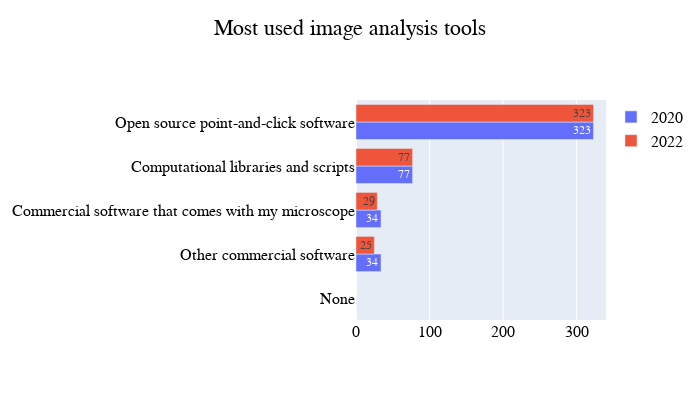

Source (notebook cell):
### Code cell
#using the following instead of teh value counts since the legends couldn't be shortened 
most_used_2021['Commercial software that comes with my microscope'] = most_used_2021['most_used_tools'].apply(lambda x:True if x == 'Commercial software that comes with my microscope (ie Columbus, Elements, Softworx, etc)' else False)
most_used_2021['Other commercial software'] = most_used_2021['most_used_tools'].apply(lambda x: True if x == 'Other commercial software (Imaris, Volocity, etc)' else False)
most_used_2021['Open source point-and-click software'] = most_used_2021['most_used_tools'].apply(lambda x: True if x == 'Open source point-and-click software (ImageJ, FIJI, Icy, CellProfiler, etc)'else False)
most_used_2021['Computational libraries and scripts'] = most_used_2021['most_used_tools'].apply(lambda x:True if x == 'Computational libraries and scripts (scikit-image, MATLAB, etc)' else False)
most_used_2021['None'] = most_used_2021['most_used_tools'].apply(lambda x:True if x == 'None' else False)
most_used_2021_subset = most_used_2021.iloc[:, 1:6]
most_used_2021_subset

#creating a subset
most_used_2021_df = pd.DataFrame(most_used_2021_subset.sum())
most_used_2021_df = most_used_2021_df.reset_index()
most_used_2021_df = most_used_2021_df.rename(columns={'index':'tools', 0 :'counts'})
most_used_2021_df

#comparing with 2022
most_used_21_22 = go.Figure()

most_used_21_22.add_trace(go.Bar(name='2020', x= most_used_2021_df['counts'], y=most_used_2021_df['tools'], orientation='h', text=most_used_2021_df['counts']))
most_used_21_22.add_trace(go.Bar(name='2022', x=most_2022_df['counts'], y=most_2022_df.index, orientation='h', text=most_2022_df['counts']))
most_used_21_22.update_layout(title = 'Most used image analysis tools', title_x=0.5,title_y = 0.95, width=700, height=400)
most_used_21_22.update_layout(font=dict(family='Helvetica', color="Black", size=16), legend=dict(title_font_family = 'Helvetica', font=dict(size=16, color="Black")))
most_used_21_22.update_yaxes(categoryorder='total ascending')

### Figure 1 — Plotly figure (JSON) as saved in the notebook; plotly's stock layout.template omitted (floating-point values rounded to 4 significant figures)
{"data": [{"name": "2020", "orientation": "h", "text": [34, 34, 323, 77, 0], "type": "bar", "x": [34, 34, 323, 77, 0], "y": ["Commercial software that comes with my microscope", "Other commercial software", "Open source point-and-click software", "Computational libraries and scripts", "None"]}, {"name": "2022", "orientation": "h", "text": [25, 29, 323, 77], "type": "bar", "x": [25, 29, 323, 77], "y": ["Other commercial software", "Commercial software that comes with my microscope", "Open source point-and-click software", "Computational libraries and scripts"]}], "layout": {"font": {"color": "Black", "family": "Helvetica", "size": 16}, "height": 400, "legend": {"font": {"color": "Black", "size": 16}, "title": {"font": {"family": "Helvetica"}}}, "title": {"text": "Most used image analysis tools", "x": 0.5, "y": 0.95}, "width": 700, "yaxis": {"categoryorder": "total ascending"}}}
